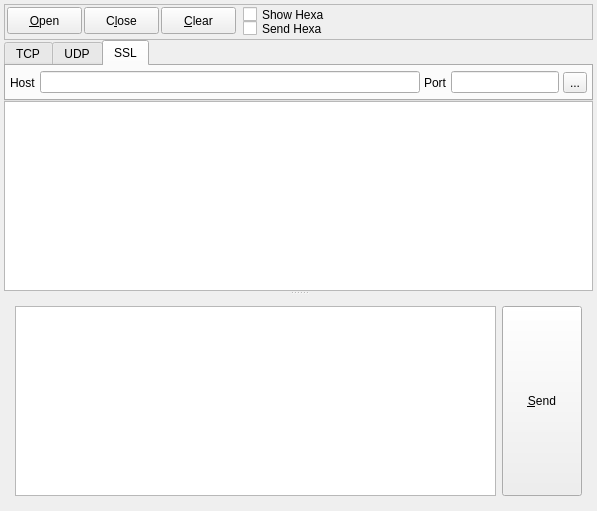
<?xml version="1.0" encoding="UTF-8"?>
<ui version="4.0">
 <class>Widget</class>
 <widget class="QWidget" name="Widget">
  <property name="geometry">
   <rect>
    <x>0</x>
    <y>0</y>
    <width>597</width>
    <height>511</height>
   </rect>
  </property>
  <property name="windowTitle">
   <string>NetClient</string>
  </property>
  <layout class="QGridLayout" name="gridLayout">
   <property name="leftMargin">
    <number>4</number>
   </property>
   <property name="topMargin">
    <number>4</number>
   </property>
   <property name="rightMargin">
    <number>4</number>
   </property>
   <property name="bottomMargin">
    <number>4</number>
   </property>
   <property name="spacing">
    <number>4</number>
   </property>
   <item row="0" column="0">
    <layout class="QVBoxLayout" name="mainLayout">
     <property name="spacing">
      <number>0</number>
     </property>
     <item>
      <widget class="QFrame" name="frameTop">
       <property name="minimumSize">
        <size>
         <width>0</width>
         <height>36</height>
        </size>
       </property>
       <property name="maximumSize">
        <size>
         <width>16777215</width>
         <height>39</height>
        </size>
       </property>
       <property name="frameShape">
        <enum>QFrame::StyledPanel</enum>
       </property>
       <property name="frameShadow">
        <enum>QFrame::Raised</enum>
       </property>
       <widget class="QPushButton" name="pbOpen">
        <property name="geometry">
         <rect>
          <x>3</x>
          <y>3</y>
          <width>75</width>
          <height>27</height>
         </rect>
        </property>
        <property name="text">
         <string>&amp;Open</string>
        </property>
       </widget>
       <widget class="QPushButton" name="pbClose">
        <property name="geometry">
         <rect>
          <x>80</x>
          <y>3</y>
          <width>75</width>
          <height>27</height>
         </rect>
        </property>
        <property name="text">
         <string>C&amp;lose</string>
        </property>
       </widget>
       <widget class="QPushButton" name="pbClear">
        <property name="geometry">
         <rect>
          <x>157</x>
          <y>3</y>
          <width>75</width>
          <height>27</height>
         </rect>
        </property>
        <property name="text">
         <string>&amp;Clear</string>
        </property>
       </widget>
       <widget class="QCheckBox" name="chkShowHexa">
        <property name="geometry">
         <rect>
          <x>239</x>
          <y>2</y>
          <width>105</width>
          <height>17</height>
         </rect>
        </property>
        <property name="text">
         <string>Show Hexa</string>
        </property>
       </widget>
       <widget class="QCheckBox" name="chkSendHexa">
        <property name="geometry">
         <rect>
          <x>239</x>
          <y>16</y>
          <width>105</width>
          <height>17</height>
         </rect>
        </property>
        <property name="text">
         <string>Send Hexa</string>
        </property>
       </widget>
      </widget>
     </item>
     <item>
      <widget class="QTabWidget" name="tabOption">
       <property name="currentIndex">
        <number>2</number>
       </property>
       <widget class="QWidget" name="tabTcp">
        <attribute name="title">
         <string>TCP</string>
        </attribute>
        <layout class="QHBoxLayout" name="horizontalLayout_2" stretch="0,1,0,0,0">
         <property name="spacing">
          <number>4</number>
         </property>
         <property name="leftMargin">
          <number>4</number>
         </property>
         <property name="topMargin">
          <number>4</number>
         </property>
         <property name="rightMargin">
          <number>4</number>
         </property>
         <property name="bottomMargin">
          <number>4</number>
         </property>
         <item>
          <widget class="QLabel" name="lblTcpHost">
           <property name="text">
            <string>Host</string>
           </property>
          </widget>
         </item>
         <item>
          <widget class="QLineEdit" name="leTcpHost"/>
         </item>
         <item>
          <widget class="QLabel" name="lblTcpPort">
           <property name="text">
            <string>Port</string>
           </property>
          </widget>
         </item>
         <item>
          <widget class="QLineEdit" name="leTcpPort"/>
         </item>
         <item>
          <widget class="QToolButton" name="tbTcpAdvance">
           <property name="text">
            <string>...</string>
           </property>
          </widget>
         </item>
        </layout>
       </widget>
       <widget class="QWidget" name="tabUdp">
        <attribute name="title">
         <string>UDP</string>
        </attribute>
        <layout class="QHBoxLayout" name="horizontalLayout_3" stretch="0,1,0,0,0">
         <property name="spacing">
          <number>4</number>
         </property>
         <property name="leftMargin">
          <number>4</number>
         </property>
         <property name="topMargin">
          <number>4</number>
         </property>
         <property name="rightMargin">
          <number>4</number>
         </property>
         <property name="bottomMargin">
          <number>4</number>
         </property>
         <item>
          <widget class="QLabel" name="lblUdpHost">
           <property name="text">
            <string>Host</string>
           </property>
          </widget>
         </item>
         <item>
          <widget class="QLineEdit" name="leUdpHost"/>
         </item>
         <item>
          <widget class="QLabel" name="lblUdpPort">
           <property name="text">
            <string>Port</string>
           </property>
          </widget>
         </item>
         <item>
          <widget class="QLineEdit" name="leUdpPort"/>
         </item>
         <item>
          <widget class="QToolButton" name="tbUdpAdvence">
           <property name="text">
            <string>...</string>
           </property>
          </widget>
         </item>
        </layout>
       </widget>
       <widget class="QWidget" name="tabSsl">
        <attribute name="title">
         <string>SSL</string>
        </attribute>
        <layout class="QHBoxLayout" name="horizontalLayout_4" stretch="0,1,0,0,0">
         <property name="spacing">
          <number>4</number>
         </property>
         <property name="leftMargin">
          <number>4</number>
         </property>
         <property name="topMargin">
          <number>4</number>
         </property>
         <property name="rightMargin">
          <number>4</number>
         </property>
         <property name="bottomMargin">
          <number>4</number>
         </property>
         <item>
          <widget class="QLabel" name="lblSslHost">
           <property name="text">
            <string>Host</string>
           </property>
          </widget>
         </item>
         <item>
          <widget class="QLineEdit" name="leSslHost"/>
         </item>
         <item>
          <widget class="QLabel" name="lblSslPort">
           <property name="text">
            <string>Port</string>
           </property>
          </widget>
         </item>
         <item>
          <widget class="QLineEdit" name="leSslPort"/>
         </item>
         <item>
          <widget class="QToolButton" name="tbSslAdvanced">
           <property name="text">
            <string>...</string>
           </property>
          </widget>
         </item>
        </layout>
       </widget>
      </widget>
     </item>
     <item>
      <widget class="QSplitter" name="splitter">
       <property name="orientation">
        <enum>Qt::Vertical</enum>
       </property>
       <widget class="QPlainTextEdit" name="pteRecv">
        <property name="font">
         <font>
          <family>Courier New</family>
         </font>
        </property>
       </widget>
       <widget class="QWidget" name="layoutWidget">
        <layout class="QHBoxLayout" name="horizontalLayout">
         <item>
          <widget class="QPlainTextEdit" name="pteSend">
           <property name="font">
            <font>
             <family>Courier New</family>
            </font>
           </property>
          </widget>
         </item>
         <item>
          <widget class="QPushButton" name="pbSend">
           <property name="sizePolicy">
            <sizepolicy hsizetype="Minimum" vsizetype="Expanding">
             <horstretch>0</horstretch>
             <verstretch>0</verstretch>
            </sizepolicy>
           </property>
           <property name="text">
            <string>&amp;Send</string>
           </property>
          </widget>
         </item>
        </layout>
       </widget>
      </widget>
     </item>
    </layout>
   </item>
  </layout>
 </widget>
 <layoutdefault spacing="6" margin="11"/>
 <tabstops>
  <tabstop>pbOpen</tabstop>
  <tabstop>pbClose</tabstop>
  <tabstop>pbClear</tabstop>
  <tabstop>chkShowHexa</tabstop>
  <tabstop>chkSendHexa</tabstop>
  <tabstop>leTcpHost</tabstop>
  <tabstop>leTcpPort</tabstop>
  <tabstop>tbTcpAdvance</tabstop>
  <tabstop>leUdpHost</tabstop>
  <tabstop>leUdpPort</tabstop>
  <tabstop>tbUdpAdvence</tabstop>
  <tabstop>leSslHost</tabstop>
  <tabstop>leSslPort</tabstop>
  <tabstop>tbSslAdvanced</tabstop>
 </tabstops>
 <resources/>
 <connections/>
</ui>
